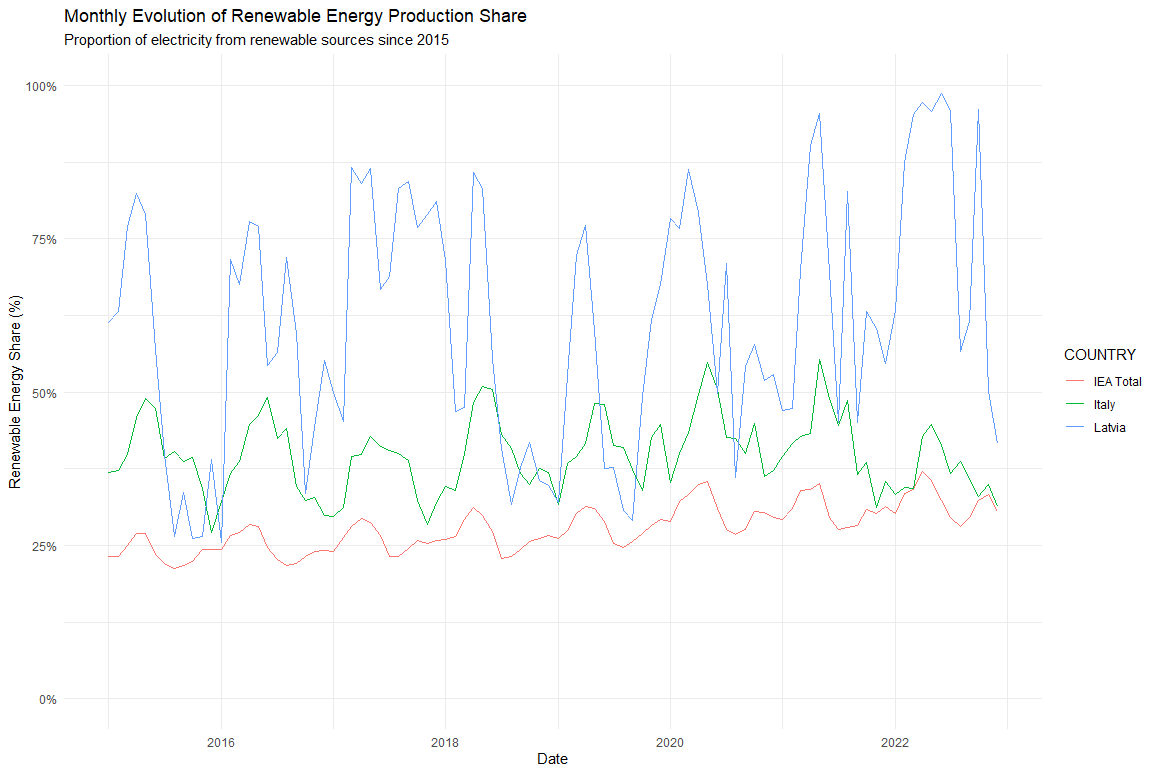

Reproduce this figure in R.
library(ggplot2)
library(readxl)

# Carregando os dados
dados <- read_xlsx("electricity.xlsx")

# Assegurando que YEAR e MONTH são numéricos
dados$YEAR <- as.numeric(as.character(dados$YEAR))
dados$MONTH <- as.numeric(as.character(dados$MONTH))

# Convertendo a coluna 'share' para numérica
# Substituindo possíveis vírgulas por pontos e convertendo para numérico
dados$share <- as.numeric(gsub(",", ".", as.character(dados$share)))

# Verificando se ainda há algum NA após a conversão que pode causar problemas
#sum(is.na(dados$share))

# Filtrando os dados a partir de 2015 e para os países específicos
dados_filtrados <- subset(dados, YEAR >= 2015 & COUNTRY %in% c("IEA Total", "Italy", "Latvia"))

# Isolando apenas os dados referentes a energias renováveis
dados_renovaveis <- subset(dados_filtrados, PRODUCT == "Renewables")

# Criando uma coluna de data no formato "ano-mês"
dados_renovaveis$Date <- as.Date(paste(dados_renovaveis$YEAR, dados_renovaveis$MONTH, "1", sep = "-"), format="%Y-%m-%d")

# Agora selecionamos apenas as colunas necessárias para o gráfico
dados_para_grafico <- dados_renovaveis[, c("Date", "COUNTRY", "share")]

# Verificar se todos os valores de 'share' estão corretamente convertidos
#str(dados_para_grafico)

# Se estiver tudo certo, prosseguimos para o gráfico
# Gráfico da evolução mensal da proporção de energia renovável
ggplot(dados_para_grafico, aes(x = Date, y = share * 100, color = COUNTRY, group = COUNTRY)) +
  geom_line() +
  scale_y_continuous(limits = c(0, 100), labels = scales::label_percent(scale = 1)) +
  labs(title = "Monthly Evolution of Renewable Energy Production Share",
       subtitle = "Proportion of electricity from renewable sources since 2015",
       x = "Date",
       y = "Renewable Energy Share (%)") +
  theme_minimal()
